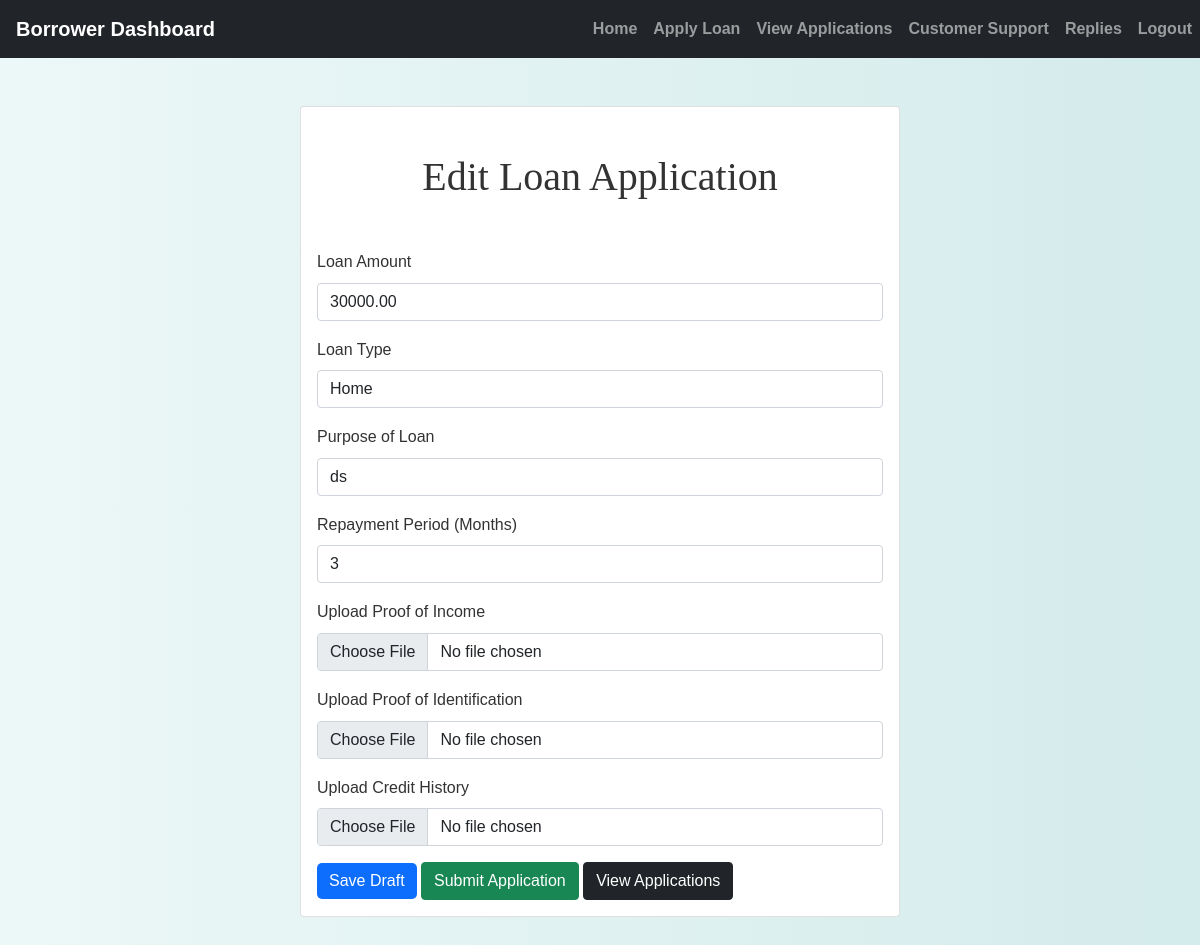
The page /borrower/edit_loan_application.php?id=1 (signed in) on the database its author committed.
### tables this page shows
CREATE TABLE `loan_applications` (
  `id` int(11) NOT NULL,
  `user_id` int(11) NOT NULL,
  `loan_amount` decimal(10,2) NOT NULL,
  `loan_type` varchar(255) NOT NULL,
  `purpose` text NOT NULL,
  `repayment_period` int(11) NOT NULL,
  `proof_of_income` varchar(255) NOT NULL,
  `proof_of_identification` varchar(255) NOT NULL,
  `credit_history` varchar(255) NOT NULL,
  `application_status` enum('submitted','under_review','approved','rejected','partially_completed','draft') DEFAULT 'submitted',
  `created_at` timestamp NOT NULL DEFAULT current_timestamp(),
  `updated_at` timestamp NOT NULL DEFAULT current_timestamp() ON UPDATE current_timestamp(),
  `review` text NOT NULL DEFAULT ''
);

### borrower/edit_loan_application.php (the view, shortened to what this page needs)
<?php
include('config.php');
$loan_amount = $loan_type = $purpose = $repayment_period = "";
$loan_amount_err = $loan_type_err = $purpose_err = $repayment_period_err = "";
if (isset($_GET['id']) && is_numeric($_GET['id'])) {
    $application_id = $_GET['id'];
    $sql = "SELECT * FROM loan_applications WHERE id = ? AND user_id = ?";
    if ($stmt = mysqli_prepare($conn, $sql)) {
        mysqli_stmt_bind_param($stmt, "ii", $application_id, $_SESSION["id"]);
        if (mysqli_stmt_execute($stmt)) {
            $result = mysqli_stmt_get_result($stmt);
            if (mysqli_num_rows($result) == 1) {
                $application = mysqli_fetch_assoc($result);
                $loan_amount = $application['loan_amount'];
                $loan_type = $application['loan_type'];
                $purpose = $application['purpose'];
                $repayment_period = $application['repayment_period'];
            } else {
                echo "Application not found.";
                exit;
            }
        } else {
            echo "Error fetching application details.";
            exit;
        }
    }
} else {
    echo "Invalid application ID.";
    exit;
}
?>
<!DOCTYPE html>
<html lang="en">
<head>
    <link href="https://cdn.jsdelivr.net/npm/bootstrap@5.1.3/dist/css/bootstrap.min.css" rel="stylesheet">
    <link href="https://cdnjs.cloudflare.com/ajax/libs/font-awesome/6.0.0-beta3/css/all.min.css" rel="stylesheet">
    <link rel="stylesheet" href="../css/style.css">
</head>
<body>
    <?php include('navbar.php'); ?>
    <div class="container mt-5 mb-5">
        <div class="card mx-auto" style="max-width: 600px;">
            <div class="card-body">
                <h1 class="text-center mb-5">Edit Loan Application</h1>
                <form action="<?php echo htmlspecialchars($_SERVER["PHP_SELF"]) . "?id=" . $application_id; ?>" method="post" enctype="multipart/form-data">
                    <div class="mb-3">
                        <label for="loan_amount" class="form-label">Loan Amount</label>
                        <input type="text" class="form-control <?php echo (!empty($loan_amount_err)) ? 'is-invalid' : ''; ?>" id="loan_amount" name="loan_amount" value="<?php echo $loan_amount; ?>">
                    </div>
                    <div class="mb-3">
                        <label for="loan_type" class="form-label">Loan Type</label>
                        <input type="text" class="form-control <?php echo (!empty($loan_type_err)) ? 'is-invalid' : ''; ?>" id="loan_type" name="loan_type" value="<?php echo $loan_type; ?>">
                    </div>
                    <div class="mb-3">
                        <label for="purpose" class="form-label">Purpose of Loan</label>
                        <input type="text" class="form-control <?php echo (!empty($purpose_err)) ? 'is-invalid' : ''; ?>" id="purpose" name="purpose" value="<?php echo $purpose; ?>">
                    </div>
                    <div class="mb-3">
                        <label for="repayment_period" class="form-label">Repayment Period (Months)</label>
                        <input type="number" class="form-control <?php echo (!empty($repayment_period_err)) ? 'is-invalid' : ''; ?>" id="repayment_period" name="repayment_period" value="<?php echo $repayment_period; ?>">
                    </div>
                    <div class="mb-3">
                        <label for="proof_of_income" class="form-label">Upload Proof of Income</label>
                        <input type="file" class="form-control" id="proof_of_income" name="proof_of_income">
                    </div>
                    <div class="mb-3">
                        <label for="proof_of_identification" class="form-label">Upload Proof of Identification</label>
                        <input type="file" class="form-control" id="proof_of_identification" name="proof_of_identification">
                    </div>
                    <div class="mb-3">
                        <label for="credit_history" class="form-label">Upload Credit History</label>
                        <input type="file" class="form-control" id="credit_history" name="credit_history">
                    </div>
                    <button type="submit" class="btn btn-primary">Save Draft</button>
                    <button type="submit" name="submit" class="btn btn-success">Submit Application</button>
                    <a class="btn btn-dark" href="view_applications.php">View Applications</a>
                </form>
            </div>
        </div>
    </div>
</body>
</html>

### css/style.css (style rules this page uses)
body { background: linear-gradient(90deg, rgba(233, 246, 246, 0.831), rgba(207, 233, 233, 0.9)); font-family: 'Arial', sans-serif; color: #333; line-height: 1.6; }
h1, h2, h3, h4 { text-align: center; margin-top: 30px; margin-bottom: 30px; font-family: 'Georgia', serif; }
.container { margin-bottom: 40px; }
.btn-primary { color: #fff; border: none; border-radius: 5px; cursor: pointer; transition: background-color 0.3s ease; }
a { color: #006666; text-decoration: none; font-weight: bold; }

### rows shown on the page
loan_applications: loan_amount "30000.00", loan_type "Home", purpose "ds", repayment_period "3"
